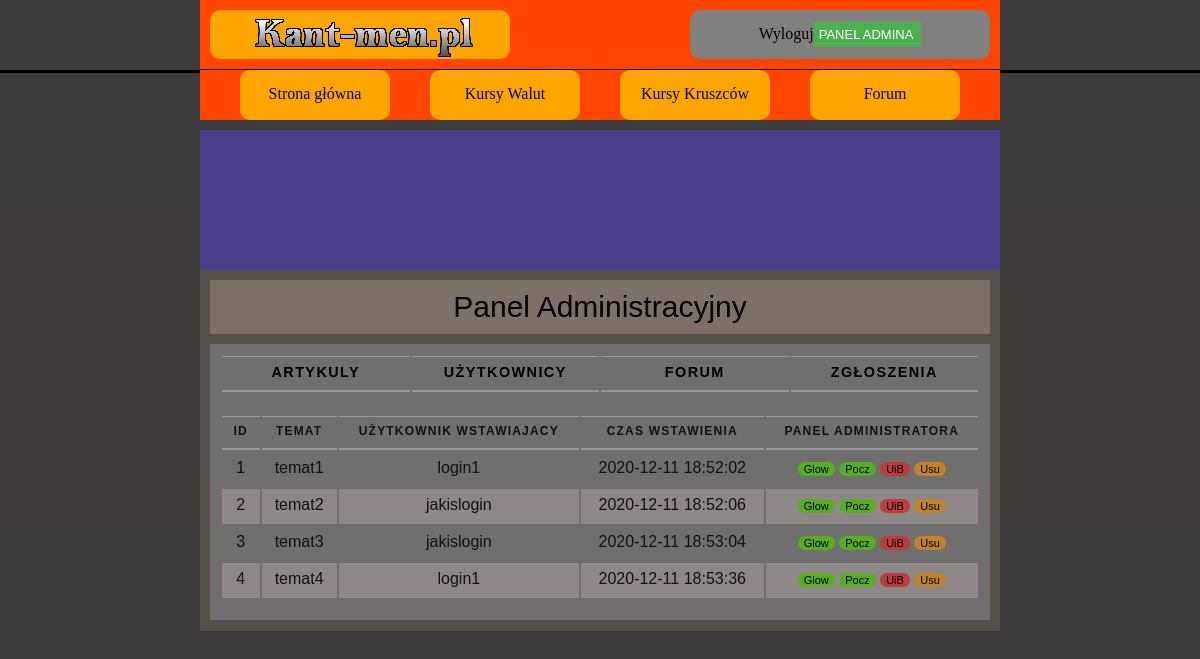
Before: /panel_admin_a.php with the older database file.
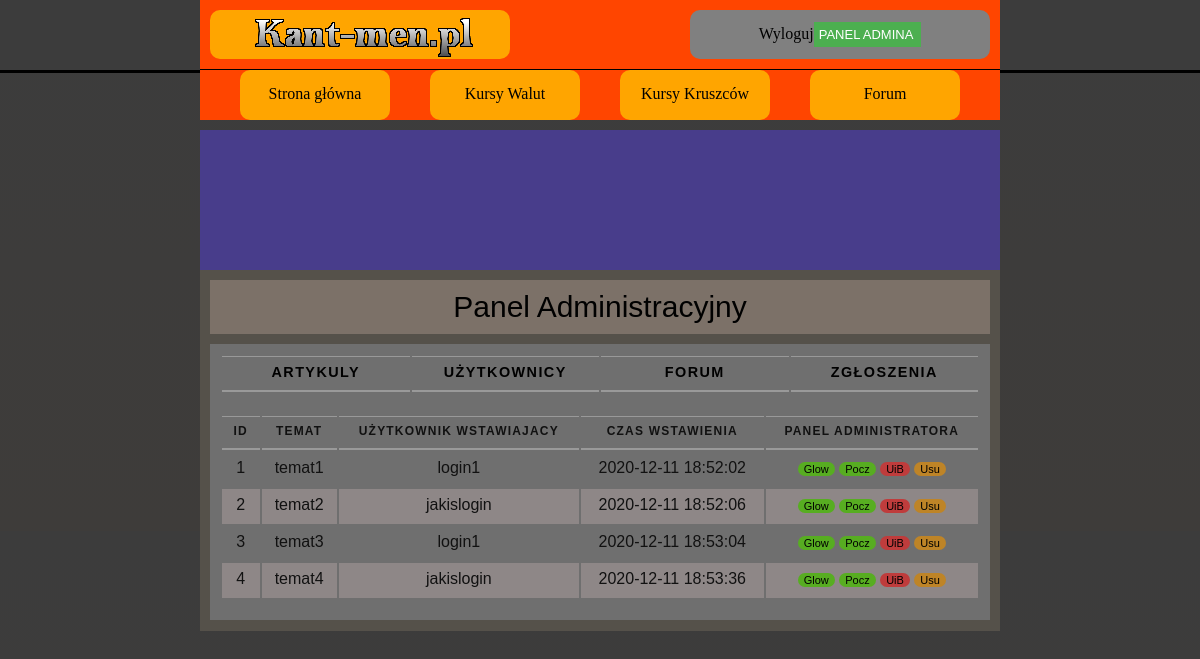
After: the same page with the newer database file.
### tables this page shows
CREATE TABLE `artykul` (
  `ID_ARTYKULU` int(10) NOT NULL,
  `ZDJECIE_ARTYKUL` blob DEFAULT NULL,
  `TEMAT` varchar(100) NOT NULL,
  `TRESC` longtext NOT NULL,
  `DATA` timestamp NOT NULL DEFAULT current_timestamp(),
  `ID_AUTOR` varchar(10) NOT NULL
);

CREATE TABLE `user` (
  `ID_USER` int(10) NOT NULL,
  `LOGIN` varchar(20) NOT NULL,
  `HASLO` char(64) NOT NULL,
  `IMIE` varchar(50) NOT NULL,
  `NAZWISKO` varchar(50) NOT NULL,
  `EMAIL` varchar(50) NOT NULL,
  `WIEK` int(10) NOT NULL,
  `MIASTO` varchar(50) NOT NULL,
  `KRAJ` varchar(50) NOT NULL,
  `OPIS_PROFILU` text DEFAULT NULL,
  `ZDJECIE` blob DEFAULT NULL,
  `STW_WATKI` int(10) NOT NULL DEFAULT 0,
  `LICZ_KOMENTARZY` int(10) NOT NULL DEFAULT 0,
  `UPRAWNIENIA` varchar(10) NOT NULL DEFAULT 'USER'
);

### panel_admin_a.php (the view, shortened to what this page needs)
<!DOCTYPE HTML>
<html>
<head>
    <link href="CSS/styleGlowne.css" rel="stylesheet" type="text/css">
    <link href="CSS/stylePanelAdmina.css" rel="stylesheet" type="text/css">
</head>
<body>
<?php
include_once('rysowanieMenu.php');
?>
<main>
    <article class="artykol">
        <div class="tytul_artykulu">
            Panel Administracyjny
        </div>
        <section class="sekcja">
            <table>
                <tr>
                    <th class="panel_artykuly">
                        <a href="panel_admin_a.php">Artykuly</a>
                    </th>
                    <th class="panel_uzytkownicy">
                        <a href="panel_admin_u.php">Użytkownicy</a>
                    </th>
                    <th class="panel_forum">
                        <a href="panel_admin_f.php">Forum</a>
                    </th>
                    <th class="panel_zgloszenia">
                        <a href="panel_admin_z.php">Zgłoszenia</a>
                    </th>
                </tr>
            </table>
            <?php
            require_once "polaczeniezMySQL.php";
            $polaczenie = @new mysqli($host,$db_user,$db_password,$db_name);
            if($polaczenie->connect_errno!=0)
            {
                echo "Error: ".$polaczenie->connect_errno;
            }
            else
            {
            $rezultat = $polaczenie->query("SELECT * FROM artykul");
            if(!$rezultat)
            {
                throw new Exception($polaczenie->error);
            }
            else
            {
            $iterator = 0;
            ?>
            <div class="tabliczki">
                <table>
                    <tr>
                        <th class="ID">ID</th>
                        <th class="uzytkownik_wst">Temat</th>
                        <th class="czas_wstawienia">Użytkownik wstawiajacy</th>
                        <th class="liczba_odwiedzin">Czas wstawienia</th>
                        <th class="panel_admin">Panel Administratora</th>
                    </tr>
                    <?php
                    while($row = mysqli_fetch_array($rezultat))
                    {
                        $rezultat_loginu = mysqli_fetch_array($polaczenie->query("SELECT * FROM user WHERE ID_USER=".$row['ID_AUTOR']));
                        if(($iterator%2)==0)
                        {
                            ?>
                            <tr>
                            <td class="ID"><?php echo $row['ID_ARTYKULU'];?></td>
                            <td class="uzytkownik_wst"><?php echo '<a href="watek.php?id='.$row['ID_ARTYKULU'].'">'.$row['TEMAT'].'</a>' ;?></td>
                            <td class="czas_wstawienia"><?php echo'<a href="profilowe.php?user='.$rezultat_loginu['ID_USER'].'">'.$rezultat_loginu['LOGIN'].'</a>';?></td>
                            <td class="liczba_odwiedzin"><?php echo $row['DATA'];?></td>
                            <td class="panel_admin">
                                <a><button type="button" class="mute_glowna" name="butt_glowna" method="post">Glow</button></a>
                                <a><button type="button" class="mute_glowna" name="butt_glowna" method="post">Pocz</button></a>
                                <a><button type="button" class="ban_button" name="butt_ban" method="post">UiB</button></a>
                                <a ><button type="button" class="del_button" name="butt_del" method="post">Usu</button></a>
                            </td>
                            </tr>
                            <?php
                            }
                            else
                            {
                            ?>
                            <tr class="codrugi">
                                <td class="ID"><?php echo $row['ID_ARTYKULU'];?></td>
                                <td class="uzytkownik_wst"><?php echo '<a href="watek.php?id='.$row['ID_ARTYKULU'].'">'.$row['TEMAT'].'</a>' ;?></td>
                                <td class="czas_wstawienia"><?php echo'<a href="profilowe.php?user='.$rezultat_loginu['ID_USER'].'">'.$rezultat_loginu['LOGIN'].'</a>';?></td>
                                <td class="liczba_odwiedzin"><?php echo $row['DATA'];?></td>
                                <td class="panel_admin">
                                    <a><button type="button" class="mute_glowna" name="butt_glowna" method="post">Glow</button></a>
                                    <a><button type="button" class="mute_glowna" name="butt_glowna" method="post">Pocz</button></a>
                                    <a><button type="button" class="ban_button" name="butt_ban" method="post">UiB</button></a>
                                    <a ><button type="button" class="del_button" name="butt_del" method="post">Usu</button></a>
                                </td>
                            </tr>
                            <?php
                        }
                        $iterator++;
                    }
                    }
                    }
                    ?>
                </table>
            </div>
        </section>
    </article>
</main>
</body>
</html>

Changed rows visible on the page:
changed artykul "temat3": user.LOGIN "jakislogin" → "login1"
changed artykul "temat4": user.LOGIN "login1" → "jakislogin"
